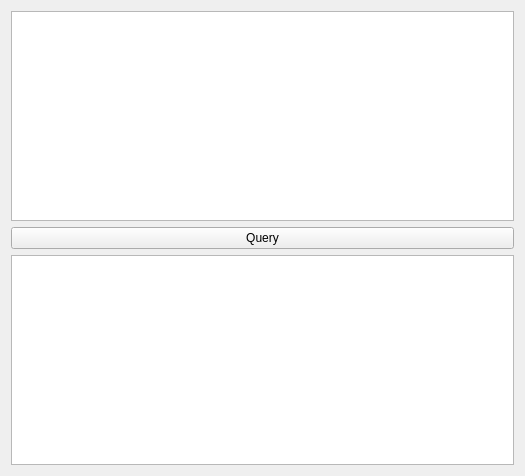
<?xml version="1.0" encoding="UTF-8"?>
<ui version="4.0">
 <class>Widget</class>
 <widget class="QWidget" name="Widget">
  <property name="geometry">
   <rect>
    <x>0</x>
    <y>0</y>
    <width>525</width>
    <height>476</height>
   </rect>
  </property>
  <property name="windowTitle">
   <string>Widget</string>
  </property>
  <layout class="QHBoxLayout" name="horizontalLayout">
   <item>
    <layout class="QVBoxLayout" name="verticalLayout">
     <item>
      <widget class="QTableView" name="tableView"/>
     </item>
     <item>
      <widget class="QPushButton" name="pbtQuery">
       <property name="text">
        <string>Query</string>
       </property>
      </widget>
     </item>
     <item>
      <widget class="QTextEdit" name="textEdit"/>
     </item>
    </layout>
   </item>
  </layout>
 </widget>
 <resources/>
 <connections/>
</ui>
